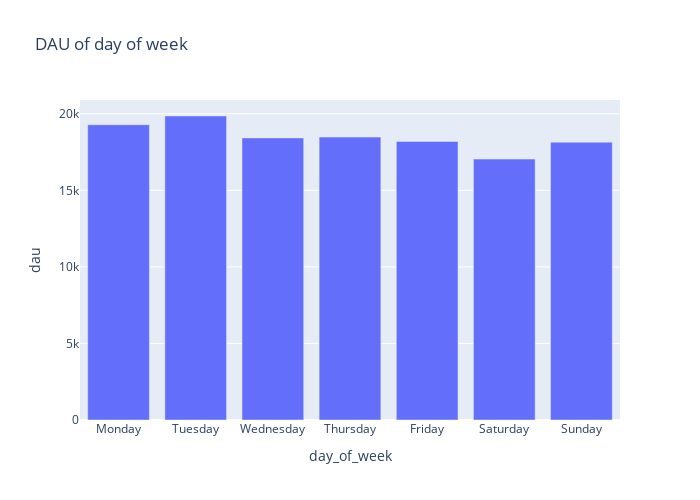

The notebook cell saved with this chart:
### Code cell
fig = px.bar(data_frame=avg_dau_by_dow, x='day_of_week', y='dau', title='DAU of day of week', width=700, height=500)
fig.show()

### Figure 1 — Plotly figure (JSON) as saved in the notebook; plotly's stock layout.template omitted (floating-point values rounded to 4 significant figures)
{"data": [{"alignmentgroup": "True", "hovertemplate": "day_of_week=%{x}<br>dau=%{y}<extra></extra>", "legendgroup": "", "marker": {"color": "#636efa", "pattern": {"shape": ""}}, "name": "", "offsetgroup": "", "orientation": "v", "showlegend": false, "textposition": "auto", "type": "bar", "x": ["Monday", "Tuesday", "Wednesday", "Thursday", "Friday", "Saturday", "Sunday"], "xaxis": "x", "y": [19280.0, 19860.0, 18430.0, 18480.0, 18200.0, 17041, 18150.0], "yaxis": "y"}], "layout": {"barmode": "relative", "height": 500, "legend": {"tracegroupgap": 0}, "title": {"text": "DAU of day of week"}, "width": 700, "xaxis": {"anchor": "y", "domain": [0, 1], "title": {"text": "day_of_week"}}, "yaxis": {"anchor": "x", "domain": [0, 1], "title": {"text": "dau"}}}}
